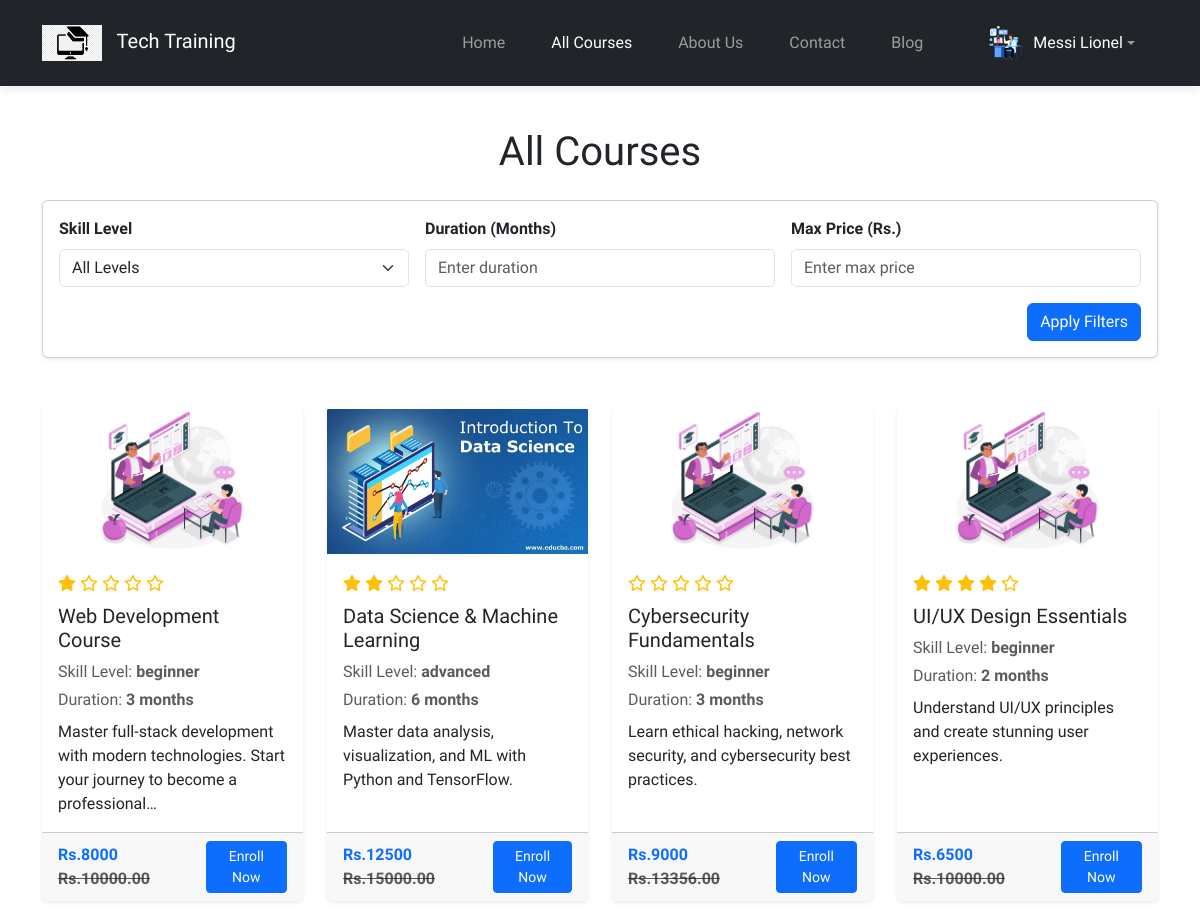
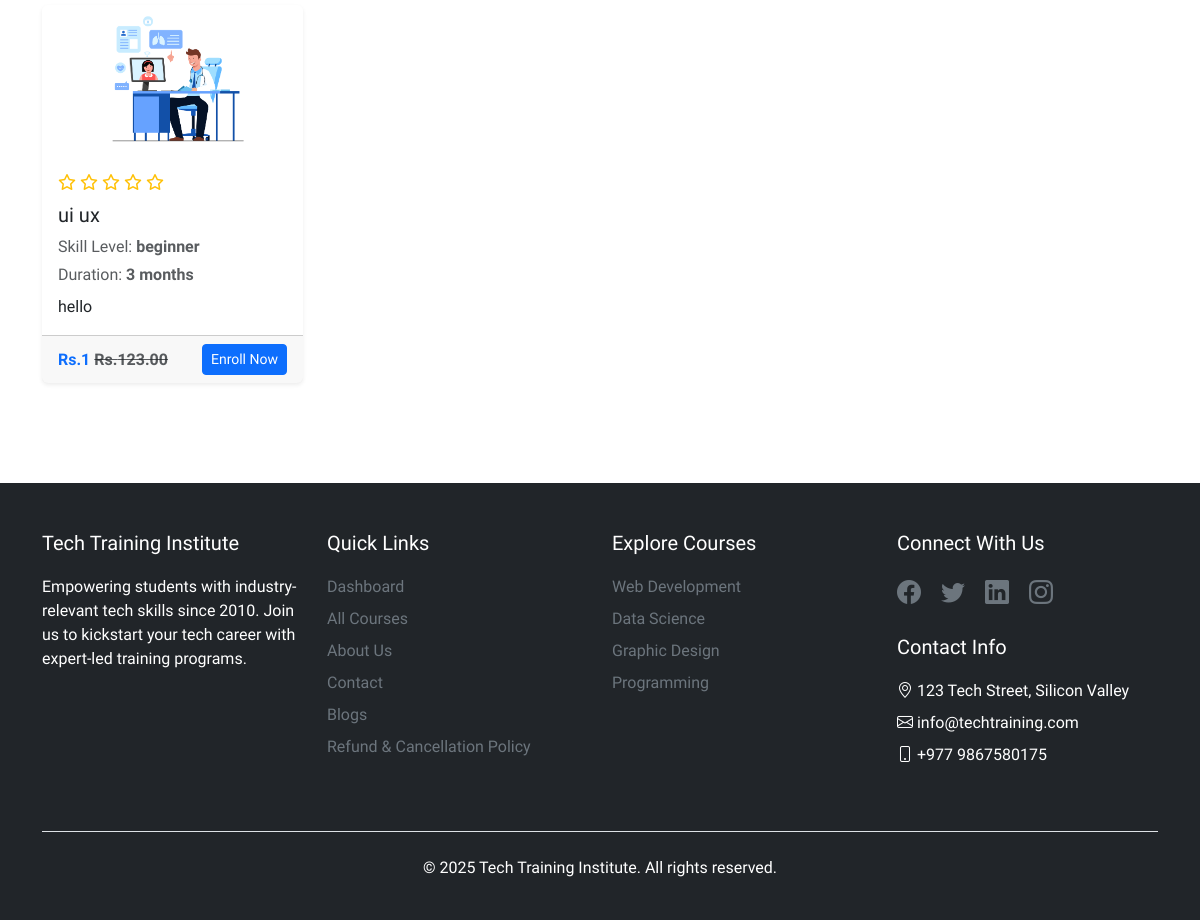
The page /courses (signed in) on the database its author committed (2 pictures, top to bottom).
### main_page_app/models.py (models this page shows, shortened)
class CustomUser(AbstractUser):
    USER_TYPE = (
        ("student", "Student"),
        ("instructor", "Instructor"),
    )
    user_type = models.CharField(max_length=100, choices=USER_TYPE)
    user_profile_image = models.ImageField(upload_to="images/profile_images/")
    phone = models.CharField(max_length=15, blank=True, null=True)
    address = models.TextField(blank=True, null=True)
    bio = models.TextField(blank=True, null=True)

class Courses(models.Model):
    CATEGORY_CHOICES = [
        ("programming", "Programming"),
        ("web development", "Web Development"),
        ("data science & analytics", "Data Science & Analytics"),
        ("graphic designing", "Graphic Designing"),
    ]
    SKILL_LEVEL = [
        ("beginner", "Beginner"),
        ("intermediate", "Intermediate"),
        ("advanced", "Advanced"),
    ]
    title = models.CharField(max_length=200)
    category = models.CharField(max_length=100, choices=CATEGORY_CHOICES)
    skill_level = models.CharField(max_length=100, choices=SKILL_LEVEL)
    description = models.TextField()
    image = models.ImageField(upload_to="images/courses/", blank=True, null=True)
    price = models.DecimalField(max_digits=10, decimal_places=2)
    discount = models.PositiveIntegerField(default=0)
    instructor = models.ForeignKey(
        CustomUser,
        on_delete=models.CASCADE,
        limit_choices_to={"user_type": "instructor"},
        null=True
    )
    duration = models.CharField(
        max_length=50, help_text="in months"
    )  # duration like 3 months
    enrollment_deadline = models.DateField()
    prerequisites = models.TextField(
        blank=True, null=True
    )  # (e.g., "Basic understanding of programming").
    special_offers = models.ManyToManyField(SpecialOffers, blank=True)
    course_rating = models.DecimalField(max_digits=3, decimal_places=2, default=0.0)
    is_new = models.BooleanField(default=True)
    is_active = models.BooleanField(default=True)
    created_at = models.DateTimeField(auto_now_add=True)
    updated_at = models.DateTimeField(auto_now=True)

### main_page_app/views.py (the view)
# urls.py: path("courses", courses, name="courses"),
def courses(request):
    courses = Courses.objects.all()
    context = {"courses": courses, "date": datetime.now().year}
    return render(request, "mainpage_html/courses.html", context)

### main_page_app/templates/mainpage_html/courses.html (shortened to what this page needs)
{% extends 'base.html' %}
{% block content %}
{% load static %}
<div class="text-center mt-5">
  <h1>All Courses</h1>
</div>
<div class="container my-4">
  <div class="card shadow-sm p-3">
    <form method="GET" class="row g-3 align-items-center">
      <div class="col-md-4">
        <label for="skill_level" class="form-label fw-bold">Skill Level</label>
        <select class="form-select" name="skill_level" id="skill_level">
          <option value="">All Levels</option>
        </select>
      </div>
      <div class="col-md-4">
        <label for="duration" class="form-label fw-bold">Duration (Months)</label>
        <input type="number" class="form-control" name="duration" id="duration" placeholder="Enter duration">
      </div>
      <div class="col-md-4">
        <label for="price" class="form-label fw-bold">Max Price (Rs.)</label>
        <input type="number" class="form-control" name="price" id="price" placeholder="Enter max price">
      </div>
      <div class="col-12 text-end">
        <button type="submit" class="btn btn-primary">Apply Filters</button>
      </div>
    </form>
  </div>
</div>
<div class="container my-5">
  <div class="row row-cols-1 row-cols-md-2 row-cols-lg-4 g-4" data-aos="fade-down" data-aos-duration="1000">
    {% for course in courses %}
    <div class="col">
      <div class="card h-100 shadow-sm border-0 hover-scale">
        <img src="{% if course.image %}{{ course.image.url }}{% else %}{% static 'images/default.png' %}{% endif %}"
             class="card-img-top img-fluid"
             alt="Course Image"
             style="height: 150px; object-fit: contain;">
        <div class="card-body">
          <div class="mb-2">
            <div class="d-flex align-items-center">
              <span class="text-warning">
                {% for _ in "12345" %}
                  {% if forloop.counter <= course.course_rating %}
                    <i class="fas fa-star"></i>
                  {% else %}
                    <i class="far fa-star"></i>
                  {% endif %}
                {% endfor %}
              </span>
            </div>
          </div>
          <h5 class="card-title">{{ course.title }}</h5>
          <p class="text-muted mb-1">Skill Level: <span class="fw-bold">{{ course.skill_level }}</span></p>
          <p class="text-muted mb-2">Duration: <span class="fw-bold">{{ course.duration }} months</span></p>
          <p class="card-text">{{ course.description|truncatechars:100 }}</p>
        </div>
        <div class="card-footer d-flex justify-content-between align-items-center">
          <span class="text-primary fw-bold">
            Rs.{{ course.discount }}
            <del class="text-muted">Rs.{{ course.price }}</del>
          </span>
          <button class="btn btn-primary btn-sm">Enroll Now</button>
        </div>
      </div>
    </div>
    {% endfor %}
  </div>
</div>
{% endblock %}

### main_page_app/templates/base.html (shortened to what this page needs)
{% load static %}
<!DOCTYPE html>
<html lang="en">
  <head>
    <link
      href="https://cdn.jsdelivr.net/npm/bootstrap@5.3.0/dist/css/bootstrap.min.css"
      rel="stylesheet"
    />
    <link rel="stylesheet" href="https://cdn.jsdelivr.net/npm/alertifyjs@1.14.0/build/css/alertify.min.css">
    <link rel="stylesheet" href="https://cdn.jsdelivr.net/npm/alertifyjs@1.14.0/build/css/themes/default.min.css">
    <link
      rel="stylesheet"
      href="https://cdn.jsdelivr.net/npm/bootstrap-icons@1.7.2/font/bootstrap-icons.css"
    />
    <link href="https://cdnjs.cloudflare.com/ajax/libs/font-awesome/6.0.0-beta3/css/all.min.css" rel="stylesheet">
    <link rel="stylesheet" href="{% static 'css/styles.css' %}" />
    <link rel="stylesheet" href="{% static 'css/aos.css' %}" />
  </head>
  <body>
    <nav class="navbar navbar-expand-lg navbar-dark bg-dark fixed-top">
      <div class="container">
        <a class="navbar-brand" href="{% url 'home' %}">
          <img
            src="{% static 'images/logo.png' %}"
            alt="Logo"
            width="60"
            class="d-inline-block align-text-left"
          />
          Tech Training
        </a>
        <div class="collapse navbar-collapse" id="navbarNav">
          <ul class="navbar-nav ms-auto align-items-center">
            <li class="nav-item">
              <a class="nav-link {% if request.path == '/' %}active{% endif %}" aria-current="page" href="{% url 'home' %}"
                >Home</a
              >
            </li>
            <li class="nav-item">
              <a class="nav-link {% if request.path == '/courses' %}active{% endif %}" href="{% url 'courses' %}">All Courses</a>
            </li>
            <li class="nav-item">
              <a class="nav-link {% if request.path == '/about_us' %}active{% endif %}" href="{% url 'aboutus' %}">About Us</a>
            </li>
            <li class="nav-item">
              <a class="nav-link {% if request.path == '/contact' %}active{% endif %}" href="{% url 'contact' %}">Contact</a>
            </li>
            <li class="nav-item">
              <a class="nav-link {% if request.path == '/blogs' %}active{% endif %}" href="{% url 'blog_list' %}">Blog</a>
            </li>
            {% if user.is_authenticated %}
            <li class="nav-item dropdown ms-3">
                <a class="nav-link dropdown-toggle d-flex align-items-center" href="#" id="userDropdown" role="button" data-bs-toggle="dropdown" aria-expanded="false">
                    <img src="{% if user.user_profile_image %}{{ user.user_profile_image.url }}{% else %}{% static 'images/default-user.png' %}{% endif %}"
                         alt="Profile Image"
                         class="rounded-circle"
                         style="width: 40px; height: 40px; object-fit: cover;">
                    <span class="ms-2 text-white">{{ user.first_name }} {{ user.last_name }}</span>
                </a>
            </li>
            {% endif %}
          </ul>
        </div>
      </div>
    </nav>
    {% block content %}{% endblock %}
    <footer class="bg-dark text-white pt-5 pb-4">
      <div class="container">
        <div class="row">
          <div class="col-md-3 mb-4">
            <h5>Tech Training Institute</h5>
            <p class="text-white mt-3">
              Empowering students with industry-relevant tech skills since 2010.
              Join us to kickstart your tech career with expert-led training
              programs.
            </p>
          </div>
          <div class="col-md-3 mb-4">
            <h5>Quick Links</h5>
            <ul class="list-unstyled mt-3">
              {% if user.is_authenticated %}
              <li>
                <a href="{% url 'dashboard' %}" class="text-decoration-none text-secondary"
                  >Dashboard</a
                >
              </li>
              {% else %}
              <li>
                <a href="{% url 'login' %}" class="text-decoration-none text-secondary"
                  >Dashboard</a
                >
              </li>
              {% endif %}
              <li class="mt-2">
                <a href="{% url 'courses' %}" class="text-decoration-none text-secondary"
                  >All Courses</a
                >
              </li>
              <li class="mt-2">
                <a href="{% url 'aboutus' %}" class="text-decoration-none text-secondary"
                  >About Us</a
                >
              </li>
              <li class="mt-2">
                <a href="{% url 'contact' %}" class="text-decoration-none text-secondary"
                  >Contact</a
                >
              </li>
              <li class="mt-2">
                <a href="{% url 'blog_list' %}" class="text-decoration-none text-secondary"
                  >Blogs</a
                >
              </li>
              <li class="mt-2">
                <a href="{% url 'policy' %}" class="text-decoration-none text-secondary"
                  >Refund & Cancellation Policy</a
                >
              </li>
            </ul>
          </div>
          <div class="col-md-3 mb-4">
            <h5>Explore Courses</h5>
            <ul class="list-unstyled mt-3">
              <li>
                <a href="#" class="text-decoration-none text-secondary"
                  >Web Development</a
                >
              </li>
              <li class="mt-2">
                <a href="#" class="text-decoration-none text-secondary"
                  >Data Science</a
                >
              </li>
              <li class="mt-2">
                <a href="#" class="text-decoration-none text-secondary"
                  >Graphic Design</a
                >
              </li>
              <li class="mt-2">
                <a href="#" class="text-decoration-none text-secondary"
                  >Programming</a
                >
              </li>
            </ul>
          </div>
          <div class="col-md-3 mb-4">
            <h5>Connect With Us</h5>
            <div class="mt-3 social-links">
              <a href="https://www.facebook.com/" target="_blank" class="text-secondary me-3"
                ><i class="bi bi-facebook fs-4"></i
              ></a>
              <a href="#" class="text-secondary me-3"
                ><i class="bi bi-twitter fs-4"></i
              ></a>
              <a href="#" class="text-secondary me-3"
                ><i class="bi bi-linkedin fs-4"></i
              ></a>
              <a href="#" class="text-secondary"
                ><i class="bi bi-instagram fs-4"></i
              ></a>
            </div>
            <h5 class="mt-4">Contact Info</h5>
            <ul class="list-unstyled mt-3">
              <li class="text-white">
                <i class="bi bi-geo-alt"></i> 123 Tech Street, Silicon Valley
              </li>
              <li class="text-white mt-2">
                <i class="bi bi-envelope"></i> info@techtraining.com
              </li>
              <li class="text-white mt-2">
                <i class="bi bi-phone"></i> +977 9867580175
              </li>
            </ul>
          </div>
        </div>
        <div class="border-top pt-4 mt-4 text-center">
          <p class="text-white">
            &copy; {{ date }} Tech Training Institute. All rights reserved.
          </p>
        </div>
      </div>
    </footer>
  </body>
</html>

### main_page_app/static/css/styles.css (style rules this page uses)
body { padding-top: 80px; font-family: var(--font-base), sans-serif; }
.navbar { padding: 15px 0; box-shadow: 0 2px 10px rgba(0, 0, 0, 0.1); }
.navbar-brand img { margin-right: 10px; }
.nav-link { margin: 0 15px; font-weight: 500; transition: all 0.3s ease; }
footer { margin-top: 100px; }
footer h5 { color: #fff; margin-bottom: 20px; }
:root { --font-base: "Bai Jamjuree"; }
.card { transition: transform 0.3s ease, box-shadow 0.3s ease; }

### rows shown on the page
CustomUser: user_profile_image (picture), first_name "Messi", last_name "Lionel"
Courses: course_rating 1 (drawn), title "Web Development Course", skill_level "beginner", duration "3", description "Master full-stack development with modern technologies. Start your journey to become a professional…", discount "8000", price "10000.00"
Courses: image (picture), course_rating 2 (drawn), title "Data Science & Machine Learning", skill_level "advanced", duration "6", description "Master data analysis, visualization, and ML with Python and TensorFlow.", discount "12500", price "15000.00"
Courses: course_rating 0 (drawn), title "Cybersecurity Fundamentals", skill_level "beginner", duration "3", description "Learn ethical hacking, network security, and cybersecurity best practices.", discount "9000", price "13356.00"
Courses: course_rating 4 (drawn), title "UI/UX Design Essentials", skill_level "beginner", duration "2", description "Understand UI/UX principles and create stunning user experiences.", discount "6500", price "10000.00"
Courses: image (picture), course_rating 0 (drawn), title "ui ux", skill_level "beginner", duration "3", description "hello", discount "1", price "123.00"
